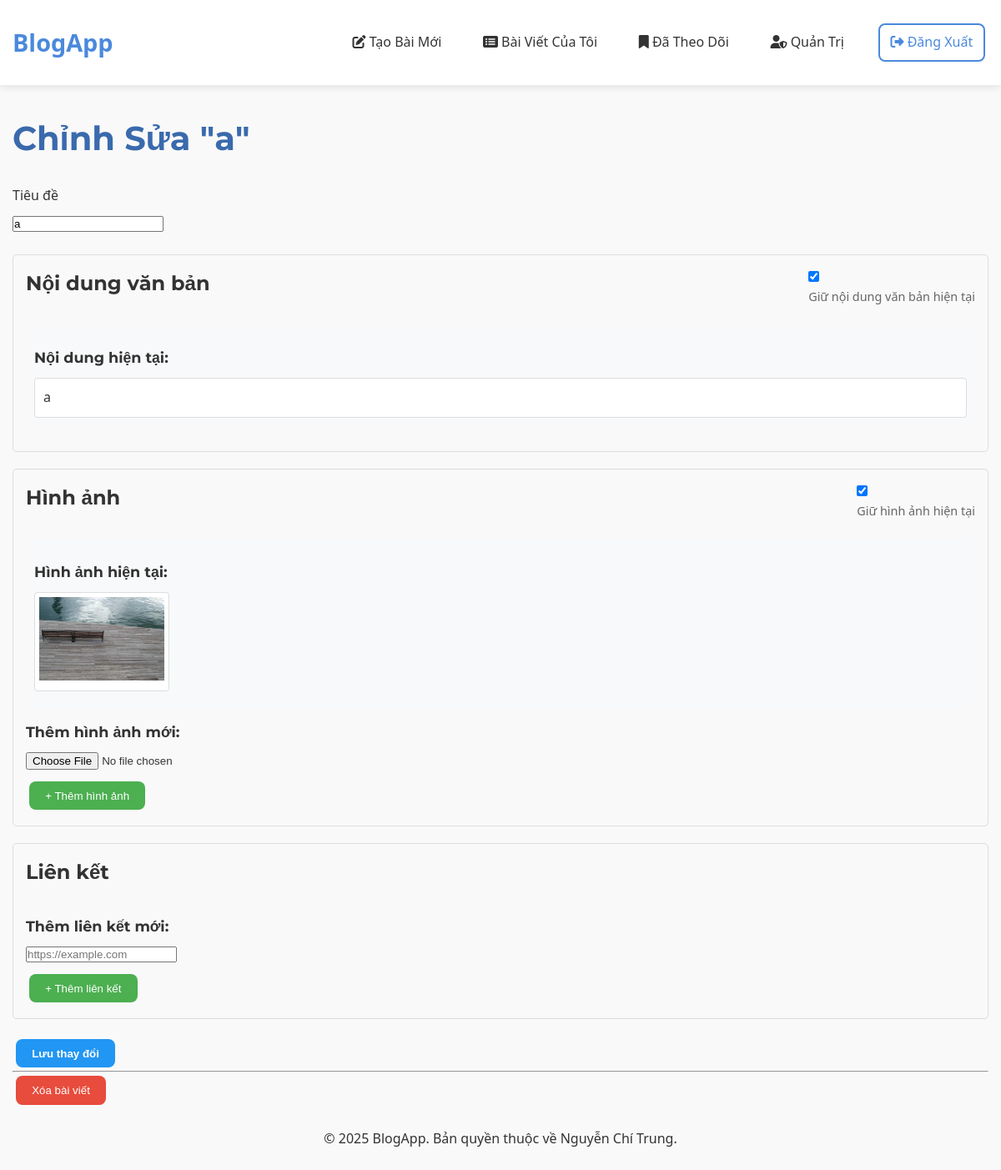
The page /1/update (signed in) on the database its author committed.
### tables this page shows
CREATE TABLE post (
  id INTEGER PRIMARY KEY AUTOINCREMENT,
  author_id INTEGER NOT NULL,
  created TIMESTAMP NOT NULL DEFAULT CURRENT_TIMESTAMP,
  title TEXT NOT NULL,
  text_content TEXT,
  FOREIGN KEY (author_id) REFERENCES user (id)
);

CREATE TABLE post_content (
  id INTEGER PRIMARY KEY AUTOINCREMENT,
  post_id INTEGER NOT NULL,
  content_type TEXT NOT NULL,  -- 'image' hoặc 'link'
  content TEXT NOT NULL,       -- đường dẫn hình ảnh hoặc URL
  display_order INTEGER NOT NULL,
  FOREIGN KEY (post_id) REFERENCES post (id) ON DELETE CASCADE
);

### flaskr/blog.py (the view, shortened to what this page needs)
@bp.route('/<int:id>/update', methods=('GET', 'POST'))
@login_required
def update(id):
    post = get_post(id)
    return render_template('blog/update.html', post=post)

### flaskr/__init__.py (called while the page is built)
def create_app(test_config=None):
    app = Flask(__name__, instance_relative_config=True)
    app.config.from_mapping(
        SECRET_KEY='dev',
        DATABASE=os.path.join(app.instance_path, 'flaskr.sqlite'),
    )
    if test_config is None:
        app.config.from_pyfile('config.py', silent=True)
    else:
        app.config.from_mapping(test_config)
    try:
        os.makedirs(app.instance_path)
    except OSError:
        pass
    from . import db
    db.init_app(app)
    from . import auth
    app.register_blueprint(auth.bp)
    from . import blog
    app.register_blueprint(blog.bp)
    @app.context_processor
    def inject_utilities():
        def get_year():
            return datetime.datetime.now().year
        return {'get_year': get_year}
    @app.route('/')
    def index():
        return redirect(url_for('blog.blog_index'))
    return app

### flaskr/auth.py (called while the page is built)
@bp.before_app_request
def load_logged_in_user():
    user_id = session.get('user_id')
    if user_id is None:
        g.user = None
    else:
        g.user = get_db().execute(
            'SELECT * FROM user WHERE id = ?', (user_id,)
        ).fetchone()  # fetchone() trả về một sqlite3.Row

def login_required(view):
    @functools.wraps(view)
    def wrapped_view(**kwargs):
        if g.user is None:
            return redirect(url_for('auth.login'))
        return view(**kwargs)
    return wrapped_view

### flaskr/blog.py (called while the page is built)
def get_post(id, check_author=True):
    db = get_db()
    post_row = db.execute(
        'SELECT p.id, title, text_content, created, author_id, username'
        ' FROM post p JOIN user u ON p.author_id = u.id'
        ' WHERE p.id = ?',
        (id,)
    ).fetchone()
    if post_row is None:
        abort(404, f"Bài viết có ID {id} không tồn tại.")
    post = dict(post_row)
    contents = db.execute(
        'SELECT content_type, content, display_order'
        ' FROM post_content'
        ' WHERE post_id = ?'
        ' ORDER BY display_order',
        (id,)
    ).fetchall()
    post['images'] = [c['content'] for c in contents if c['content_type'] == 'image']
    post['links'] = [c['content'] for c in contents if c['content_type'] == 'link']
    if check_author and post['author_id'] != g.user['id'] and not g.user['is_admin']:
        abort(403)
    return post

### flaskr/db.py (called while the page is built)
def get_db():
    if 'db' not in g:
        g.db = sqlite3.connect(
            current_app.config['DATABASE'],
            detect_types=sqlite3.PARSE_DECLTYPES
        )
        g.db.row_factory = sqlite3.Row
    return g.db

### flaskr/templates/blog/update.html (shortened to what this page needs)
{% extends 'base.html' %}
{% block header %}
    <h1>Chỉnh Sửa "{{ post.title }}"</h1>
{% endblock %}
{% block content %}
<form method="post" class="form" enctype="multipart/form-data" id="updatePostForm">
    <div class="form-group">
        <label for="title">Tiêu đề</label>
        <input name="title" id="title" value="{{ request.form.title or post.title }}" required>
    </div>
    <div class="form-group content-section">
        <div class="section-header">
            <h3>Nội dung văn bản</h3>
            {% if post.text_content %}
            <div class="keep-content">
                <input type="checkbox" id="keep_text" name="keep_text" checked>
                <label for="keep_text">Giữ nội dung văn bản hiện tại</label>
            </div>
            {% endif %}
        </div>
        {% if post.text_content %}
        <div class="current-content" id="current_text">
            <h4>Nội dung hiện tại:</h4>
            <div class="current-text">{{ post.text_content }}</div>
        </div>
        {% endif %}
    </div>
    <div class="form-group content-section">
        <div class="section-header">
            <h3>Hình ảnh</h3>
            {% if post.images %}
            <div class="keep-content">
                <input type="checkbox" id="keep_images" name="keep_images" checked>
                <label for="keep_images">Giữ hình ảnh hiện tại</label>
            </div>
            {% endif %}
        </div>
        {% if post.images %}
        <div class="current-content" id="current_images">
            <h4>Hình ảnh hiện tại:</h4>
            <div class="image-gallery">
                {% for image in post.images %}
                <div class="current-image-container">
                    <img src="{{ image }}" alt="Hình ảnh" style="max-width: 150px; max-height: 150px;">
                </div>
                {% endfor %}
            </div>
        </div>
        {% endif %}
        <div id="new_images_section">
            <h4>Thêm hình ảnh mới:</h4>
            <div id="image-inputs">
                <div class="image-input-group">
                    <input type="file" name="images[]" class="image-input" accept="image/*" onchange="previewImage(this)">
                </div>
            </div>
            <button type="button" class="btn add-btn" onclick="addImageInput()">+ Thêm hình ảnh</button>
        </div>
    </div>
    <div class="form-group content-section">
        <div class="section-header">
            <h3>Liên kết</h3>
        </div>
        <div id="new_links_section">
            <h4>Thêm liên kết mới:</h4>
            <div id="link-inputs">
                <div class="link-input-group">
                    <input type="url" name="links[]" class="link-input" placeholder="https://example.com">
                </div>
            </div>
            <button type="button" class="btn add-btn" onclick="addLinkInput()">+ Thêm liên kết</button>
        </div>
    </div>
    <input type="submit" value="Lưu thay đổi" class="btn primary-btn">
</form>
<hr>
<form action="{{ url_for('blog.delete_post', id=post.id) }}" method="post" class="form">
    <input class="btn danger" type="submit" value="Xóa bài viết" onclick="return confirm('Bạn có chắc chắn muốn xóa bài viết này không?');">
</form>
{% endblock %}

### flaskr/static/style.css (style rules this page uses)
:root { --primary-color: #4a89dc; --primary-dark: #3a6aad; --primary-light: #6a99e9; --secondary-color: #5cb85c; --danger-color: #e74c3c; --warning-color: #f0ad4e; --text-color: #333; --text-light: #888; --bg-color: #f9f9f9; --light-gray: #eee; --dark-gray: #555; --border-radius: 8px; --box-shadow: 0 2px 12px rgba(0, 0, 0, 0.1); --transition: all 0.3s ease; --font-primary: 'Segoe UI', Tahoma, Geneva, Verdana, sans-serif; --font-heading: 'Montserrat', sans-serif; }
* { margin: 0; padding: 0; box-sizing: border-box; }
body { font-family: var(--font-primary); color: var(--text-color); background-color: var(--bg-color); line-height: 1.6; padding-bottom: 50px; }
h1, h2, h3, h4, h5, h6 { font-family: var(--font-heading); margin-bottom: 1rem; color: var(--text-color); }
h1 { font-size: 2.5rem; font-weight: 700; color: var(--primary-dark); }
h3 { font-size: 1.5rem; }
.btn { display: inline-block; padding: 0.6rem 1.2rem; border-radius: var(--border-radius); font-weight: 500; text-align: center; cursor: pointer; border: none; transition: var(--transition); text-transform: none; margin: 0.25rem; background-color: var(--primary-color); color: white; }
.btn.danger { background-color: var(--danger-color); color: white; }
.form-group { margin-bottom: 1.5rem; }
.form-group label { display: block; margin-bottom: 0.5rem; font-weight: 500; }

### flaskr/templates/blog/update.html (style rules this page uses)
.content-section { border: 1px solid #ddd; padding: 15px; margin-bottom: 20px; border-radius: 5px; }
.section-header { display: flex; justify-content: space-between; align-items: center; margin-bottom: 15px; }
.keep-content { font-size: 0.9em; color: #666; }
.image-input-group, .link-input-group { margin-bottom: 10px; display: flex; align-items: center; }
.add-btn { background-color: #4CAF50; color: white; }
.primary-btn { background-color: #2196F3; color: white; font-weight: bold; }
.current-content { margin-bottom: 15px; padding: 10px; background-color: #f8f9fa; border-radius: 5px; }
.current-text { white-space: pre-wrap; margin-top: 10px; padding: 10px; border: 1px solid #ddd; border-radius: 4px; background-color: white; }
.image-gallery { display: flex; flex-wrap: wrap; gap: 10px; margin: 10px 0; }
.current-image-container { border: 1px solid #ddd; padding: 5px; border-radius: 4px; background-color: white; }
h4 { margin-top: 15px; margin-bottom: 10px; font-size: 1.1em; color: #333; }

### rows shown on the page
post: title "a", text_content "a"
post_content: content (picture)

### other values the page prints
{{ get_year() }} "2025"
